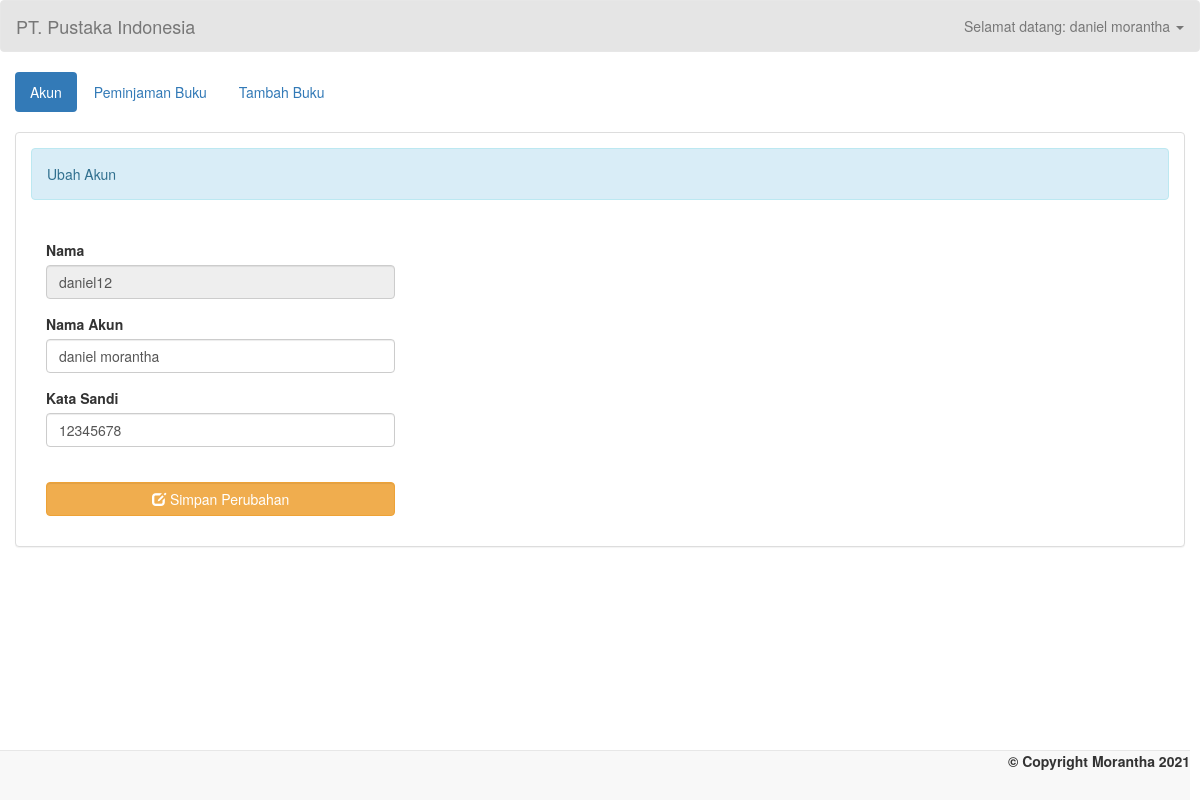
The page /admin/akun_ubah.php?id_pengguna=1 (signed in) on the database its author committed.
### tables this page shows
CREATE TABLE pengguna
(
    id_pengguna INT NOT NULL AUTO_INCREMENT,
    id_level INT NOT NULL,
    nama_akun VARCHAR(15) NOT NULL,
    kata_sandi VARCHAR(50) NOT NULL,
    nama_pengguna VARCHAR(30) NOT NULL,
    alamat VARCHAR(200) NOT NULL,
    no_ktp VARCHAR(15) NOT NULL,
    no_hp VARCHAR(15) NOT NULL,
    email VARCHAR(100) NOT NULL,
    PRIMARY KEY (id_pengguna),
    FOREIGN KEY (id_level)
        REFERENCES level_pengguna (id_level)
        ON UPDATE CASCADE
        ON DELETE NO ACTION
);

### admin/akun_ubah.php (the view, shortened to what this page needs)
<!DOCTYPE html>
<?php
	include "../konekDB.php";
?>
<html lang = "en">
	<head>
		<link rel = "stylesheet" type = "text/css" href = "../css/bootstrap.css " />
		<link rel = "stylesheet" type = "text/css" href = "../css/style.css" />
	</head>
<body>
	<nav style = "background-color:rgba(0, 0, 0, 0.1);" class = "navbar navbar-default">
		<div  class = "container-fluid">
			<div class = "navbar-header">
				<a class = "navbar-brand" >PT. Pustaka Indonesia</a>
			</div>
			<ul class="nav navbar-nav navbar-right">
				<li class="dropdown">
					<a href="#" class="dropdown-toggle" data-toggle="dropdown" role="button" aria-haspopup="true" aria-expanded="false">
							Selamat datang: <?php echo $_SESSION["nama_akun"]; ?> <span class="caret"></span>
					</a>
				</li>
        	</ul>
		</div>
	</nav>
	<div class = "container-fluid">
		<ul class = "nav nav-pills">
			<li class = "active"><a href = "akun.php">Akun</a></li>
			<li><a href = "PeminjamBuku.php">Peminjaman Buku</a></li>
			<li><a href = "buku.php">Tambah Buku</a></li>
		</ul>
	</div>
	<br />
	<div class = "container-fluid">
		<div class = "panel panel-default">
			<div class = "panel-body">
				<div class = "alert alert-info">Ubah Akun</div>
				<?php
					$qAkun = "SELECT p.id_pengguna as id_pengguna, p.nama_pengguna, p.nama_akun as nama_akun, p.kata_sandi as kata_sandi FROM pengguna p INNER JOIN level_pengguna lvl ON p.id_level = lvl.id_level WHERE p.id_pengguna=$_REQUEST[id_pengguna]";
					$qAkunHasil = mysqli_query($KoneksiDB, $qAkun);
					$fetch = mysqli_fetch_array($qAkunHasil, MYSQLI_ASSOC);
				?>
				<br />
				<div class = "col-md-4">
					<form method = "POST" action = "akun_ubah_db.php?id_pengguna=<?php echo $fetch['id_pengguna'];?>">
						<div class = "form-group">
							<label>Nama </label>
							<input type = "text" class = "form-control" value = "<?php echo $fetch['nama_pengguna'];?>" disabled />
						</div>
						<div class = "form-group">
							<label>Nama Akun </label>
							<input type = "text" class = "form-control" value = "<?php echo $fetch['nama_akun'];?>" name = "nama_akun" />
						</div>
						<div class = "form-group">
							<label>Kata Sandi </label>
							<input type = "txt" class = "form-control" value = "<?php echo $fetch['kata_sandi'];?>" name = "kata_sandi" />
						</div>
						<br />
						<div class = "form-group">
							<button name = "tombol_ubah_akun_admin" class = "btn btn-warning form-control"><i class = "glyphicon glyphicon-edit"></i> Simpan Perubahan</button>
						</div>
					</form>
				</div>
			</div>
		</div>
	</div>
	<br />
	<br />
	<div style = "text-align:right; margin-right:10px;" class = "navbar navbar-default navbar-fixed-bottom">
		<label>&copy; Copyright Morantha 2021 </label>
	</div>
</body>
</html>

### rows shown on the page
pengguna: nama_pengguna "daniel12", nama_akun "daniel morantha", kata_sandi "12345678"

### other values the page prints
$_SESSION["nama_akun"] "daniel morantha"
